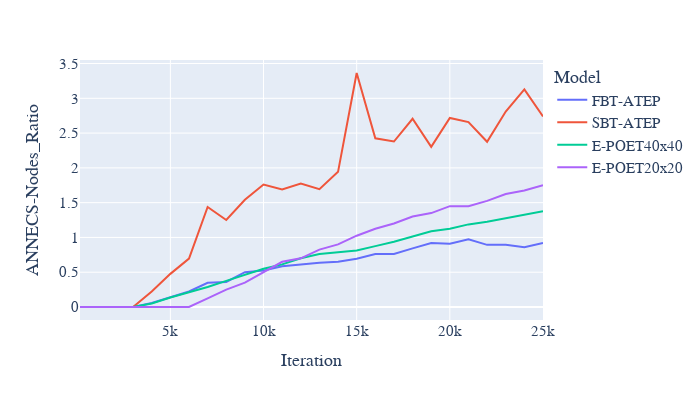

Notebook code cell kept with this figure:
### Code cell
df_fn_final['ANNECS-Nodes_Ratio'] = df_fn_final['ANNECS'] / df_fn_final['Nodes']
fig = px.line(df_fn_final,x='Iteration',y='ANNECS-Nodes_Ratio',color='Model',width=700, height=400)
fig.update_layout(
    font_family="Arial",
    title_font_family="Arial",
    font=dict(
        
        size=15,
        
    )
)
fig.show()

### Figure 1 — Plotly figure (JSON) as saved in the notebook; plotly's stock layout.template omitted (floating-point values rounded to 4 significant figures)
{"data": [{"hovertemplate": "Model=FBT-ATEP<br>Iteration=%{x}<br>ANNECS-Nodes_Ratio=%{y}<extra></extra>", "legendgroup": "FBT-ATEP", "line": {"color": "#636efa", "dash": "solid"}, "marker": {"symbol": "circle"}, "mode": "lines", "name": "FBT-ATEP", "orientation": "v", "showlegend": true, "type": "scatter", "x": [150, 1000, 2000, 3000, 4000, 5000, 6000, 7000, 8000, 9000, 10000, 11000, 12000, 13000, 14000, 15000, 16000, 17000, 18000, 19000, 20000, 21000, 22000, 23000, 24000, 25000], "xaxis": "x", "y": [0, 0, 0, 0, 0.05682, 0.1429, 0.2237, 0.3478, 0.3605, 0.5, 0.5233, 0.5843, 0.6146, 0.6364, 0.6505, 0.6923, 0.7624, 0.7615, 0.8426, 0.9208, 0.9099, 0.972, 0.8934, 0.8943, 0.8582, 0.9213], "yaxis": "y"}, {"hovertemplate": "Model=SBT-ATEP<br>Iteration=%{x}<br>ANNECS-Nodes_Ratio=%{y}<extra></extra>", "legendgroup": "SBT-ATEP", "line": {"color": "#EF553B", "dash": "solid"}, "marker": {"symbol": "circle"}, "mode": "lines", "name": "SBT-ATEP", "orientation": "v", "showlegend": true, "type": "scatter", "x": [150, 1000, 2000, 3000, 4000, 5000, 6000, 7000, 8000, 9000, 10000, 11000, 12000, 13000, 14000, 15000, 16000, 17000, 18000, 19000, 20000, 21000, 22000, 23000, 24000, 25000], "xaxis": "x", "y": [0, 0, 0, 0, 0.2222, 0.4762, 0.6957, 1.438, 1.25, 1.542, 1.76, 1.69, 1.774, 1.694, 1.943, 3.364, 2.424, 2.378, 2.706, 2.302, 2.718, 2.659, 2.375, 2.81, 3.128, 2.739], "yaxis": "y"}, {"hovertemplate": "Model=E-POET40x40<br>Iteration=%{x}<br>ANNECS-Nodes_Ratio=%{y}<extra></extra>", "legendgroup": "E-POET40x40", "line": {"color": "#00cc96", "dash": "solid"}, "marker": {"symbol": "circle"}, "mode": "lines", "name": "E-POET40x40", "orientation": "v", "showlegend": true, "type": "scatter", "x": [150, 1000, 2000, 3000, 4000, 5000, 6000, 7000, 8000, 9000, 10000, 11000, 12000, 13000, 14000, 15000, 16000, 17000, 18000, 19000, 20000, 21000, 22000, 23000, 24000, 25000], "xaxis": "x", "y": [0, 0, 0, 0, 0.05, 0.1375, 0.2125, 0.2875, 0.375, 0.4625, 0.55, 0.6125, 0.7, 0.7625, 0.7875, 0.8125, 0.875, 0.9375, 1.012, 1.087, 1.125, 1.188, 1.225, 1.275, 1.325, 1.375], "yaxis": "y"}, {"hovertemplate": "Model=E-POET20x20<br>Iteration=%{x}<br>ANNECS-Nodes_Ratio=%{y}<extra></extra>", "legendgroup": "E-POET20x20", "line": {"color": "#ab63fa", "dash": "solid"}, "marker": {"symbol": "circle"}, "mode": "lines", "name": "E-POET20x20", "orientation": "v", "showlegend": true, "type": "scatter", "x": [150, 1000, 2000, 3000, 4000, 5000, 6000, 7000, 8000, 9000, 10000, 11000, 12000, 13000, 14000, 15000, 16000, 17000, 18000, 19000, 20000, 21000, 22000, 23000, 24000, 25000], "xaxis": "x", "y": [0, 0, 0, 0, 0, 0, 0, 0.125, 0.25, 0.35, 0.5, 0.65, 0.7, 0.825, 0.9, 1.025, 1.125, 1.2, 1.3, 1.35, 1.45, 1.45, 1.525, 1.625, 1.675, 1.75], "yaxis": "y"}], "layout": {"font": {"family": "Arial", "size": 15}, "height": 400, "legend": {"title": {"text": "Model"}, "tracegroupgap": 0}, "margin": {"t": 60}, "title": {"font": {"family": "Arial"}}, "width": 700, "xaxis": {"anchor": "y", "domain": [0, 1], "title": {"text": "Iteration"}}, "yaxis": {"anchor": "x", "domain": [0, 1], "title": {"text": "ANNECS-Nodes_Ratio"}}}}
